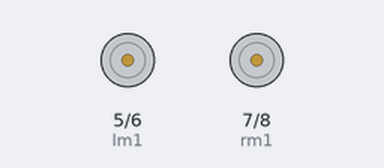
A sketch run on a simulated Arduino Uno, built with avr-gcc and run on an emulated ATmega328P. On the bench: motor-driver pin pairs drawn as motors (green arrow = first pin HIGH = forward, orange = second pin HIGH = backward, longer = more drive, scaled by the enable pin).

Above: at 0.3 s.
Timing chart, 0 to 1.8 s (numbered marks = the images above):
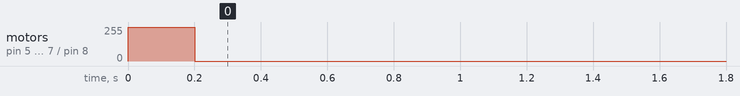

Measured:
- by itself, motor on pin 5 (lm1) / pin 6 (lm2), motor on pin 7 (rm1) / pin 8 (rm2): stopped → forward 255/255 at 0.00 s, → stopped 0.20 s later

The sketch:

MotorTest-ok1.ino
```cpp
// Code by Tunir Saha.
// Visit www.skubotics.in
// This code is for testing the Motor

const int lm1 = 5;
const int lm2 = 6;
const int lspeed = 9;
const int rm1 = 7;
const int rm2 = 8;
const int rspeed = 10;
// Above is the motor driver pin connection. LM1 and LM2 are the
// digital input pins from arduino to the motor driver. Same for
// RM1 and RM2 and lspeed and rspeed are the enable pins.
// Change accordingly.

int spd=255;
// Above sets the speed of the bot

void setup()
{
  pinMode(lm1, OUTPUT);
  pinMode(lm2, OUTPUT);
  pinMode(rm1, OUTPUT);
  pinMode(rm2, OUTPUT);
  pinMode(lspeed, OUTPUT);
  pinMode(rspeed, OUTPUT);
  analogWrite(lspeed, spd);
  analogWrite(rspeed, spd);
  Serial.begin(9600);
}

void loop()
{

   // Put the motor test code here
//   go_left() ;
//   delay(500) ;
//   go_leftb() ;
//   delay(500) ;
//   go_right() ;
//   delay(500) ;
//   go_rightb() ;
//   delay(500) ;
//   go_straight() ;
//   delay(150);
//   go_backward() ;
//   delay(150) ;
//   go_straight() ;
//   delay(80);
//   go_backward() ;
//   delay(80) ;
go_lleft() ;
delay(200) ;
stop_bot() ;
delay(999999) ;

}

//  Here are the functions that are used in the program
void go_lleft()
{
  digitalWrite(lm1,HIGH);
  digitalWrite(lm2,LOW);
  digitalWrite(rm1,HIGH);
  digitalWrite(rm2,LOW);
}

void go_rright()
{
  digitalWrite(lm1,LOW);
  digitalWrite(lm2,HIGH);
  digitalWrite(rm1,LOW);
  digitalWrite(rm2,HIGH);
}

void go_straight()
{
  digitalWrite(lm1,LOW);
  digitalWrite(lm2,HIGH);
  digitalWrite(rm1,HIGH);
  digitalWrite(rm2,LOW);
}

void go_backward()
{
  digitalWrite(lm1,HIGH);
  digitalWrite(lm2,LOW);
  digitalWrite(rm1,LOW);
  digitalWrite(rm2,HIGH);
}

void stop_bot()
{
  digitalWrite(lm1,LOW);
  digitalWrite(lm2,LOW);
  digitalWrite(rm1,LOW);
  digitalWrite(rm2,LOW);
}

void go_left()
{
  digitalWrite(lm1,LOW);
  digitalWrite(lm2,LOW);
  digitalWrite(rm1,HIGH);
  digitalWrite(rm2,LOW);
}
void go_leftb()
{
  digitalWrite(lm1,LOW);
  digitalWrite(lm2,LOW);
  digitalWrite(rm1,LOW);
  digitalWrite(rm2,HIGH);
}

void go_right()
{
  digitalWrite(lm1,LOW);
  digitalWrite(lm2,HIGH);
  digitalWrite(rm1,LOW);
  digitalWrite(rm2,LOW);
}
void go_rightb()
{
  digitalWrite(lm1,HIGH);
  digitalWrite(lm2,LOW);
  digitalWrite(rm1,LOW);
  digitalWrite(rm2,LOW);
}
```
